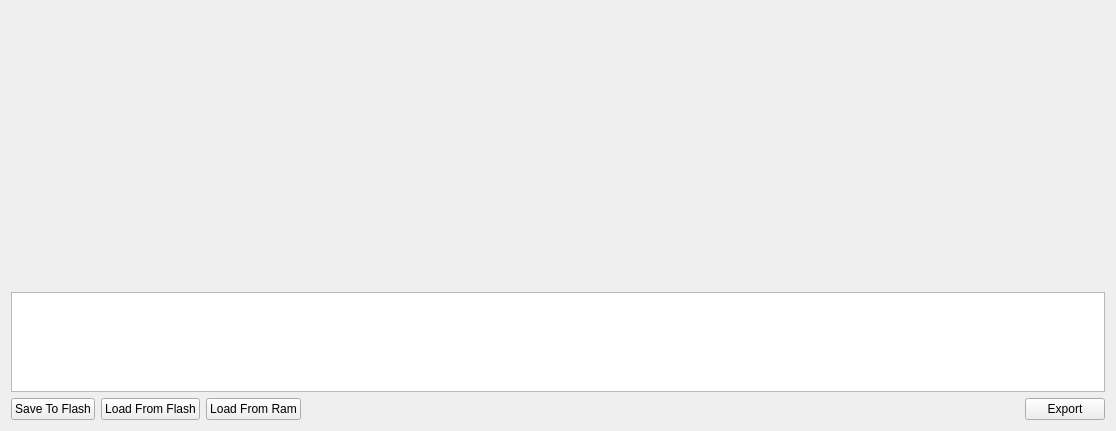
<?xml version="1.0" encoding="UTF-8"?>
<ui version="4.0">
 <class>TableView2D</class>
 <widget class="QWidget" name="TableView2D">
  <property name="geometry">
   <rect>
    <x>0</x>
    <y>0</y>
    <width>1116</width>
    <height>431</height>
   </rect>
  </property>
  <property name="windowTitle">
   <string>Form</string>
  </property>
  <layout class="QVBoxLayout" name="verticalLayout_2">
   <item>
    <layout class="QVBoxLayout" name="verticalLayout" stretch="10,6,0">
     <item>
      <widget class="QwtPlot" name="plot"/>
     </item>
     <item>
      <widget class="QTableWidget" name="tableWidget">
       <property name="minimumSize">
        <size>
         <width>0</width>
         <height>100</height>
        </size>
       </property>
       <property name="maximumSize">
        <size>
         <width>16777215</width>
         <height>100</height>
        </size>
       </property>
      </widget>
     </item>
     <item>
      <layout class="QHBoxLayout" name="horizontalLayout">
       <item>
        <widget class="QPushButton" name="savePushButton">
         <property name="text">
          <string>Save To Flash</string>
         </property>
        </widget>
       </item>
       <item>
        <widget class="QPushButton" name="loadFlashPushButton">
         <property name="text">
          <string>Load From Flash</string>
         </property>
        </widget>
       </item>
       <item>
        <widget class="QPushButton" name="loadRamPushButton">
         <property name="text">
          <string>Load From Ram</string>
         </property>
        </widget>
       </item>
       <item>
        <spacer name="horizontalSpacer">
         <property name="orientation">
          <enum>Qt::Horizontal</enum>
         </property>
         <property name="sizeHint" stdset="0">
          <size>
           <width>40</width>
           <height>20</height>
          </size>
         </property>
        </spacer>
       </item>
       <item>
        <widget class="QPushButton" name="exportPushButton">
         <property name="text">
          <string>Export</string>
         </property>
        </widget>
       </item>
      </layout>
     </item>
    </layout>
   </item>
  </layout>
 </widget>
 <customwidgets>
  <customwidget>
   <class>QwtPlot</class>
   <extends>QFrame</extends>
   <header>qwt_plot.h</header>
   <container>1</container>
  </customwidget>
 </customwidgets>
 <resources/>
 <connections/>
</ui>
